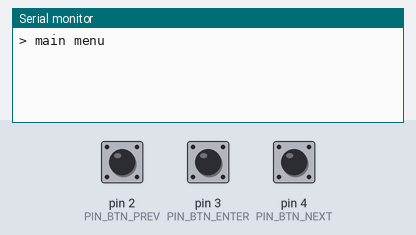
Recording of a sketch running on a simulated Arduino Uno, built with avr-gcc and run on an emulated ATmega328P. Parts: the last lines printed to the serial monitor. The inputs (shaded band) are chosen by the test bench; at power-on: pin 2 (PIN_BTN_PREV) LOW, pin 3 (PIN_BTN_ENTER) LOW, pin 4 (PIN_BTN_NEXT) LOW.

Above: at 1.2 s.
1.3 s: pin 2 (PIN_BTN_PREV) pulled HIGH for 0.15 s
At 1.9 s:
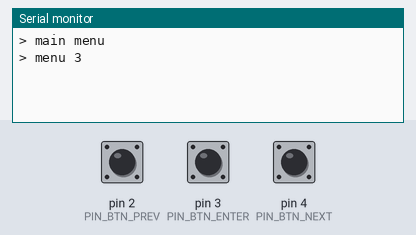
2.9 s: pin 2 (PIN_BTN_PREV) pulled HIGH for 1 s
At 4.3 s:
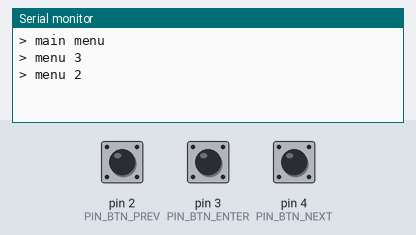
5.4 s: pin 3 (PIN_BTN_ENTER) pulled HIGH for 0.15 s
At 6.2 s:
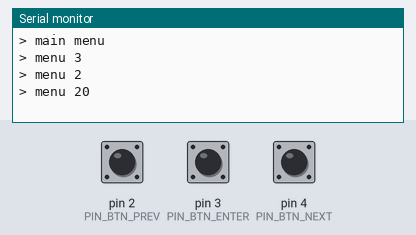
7.0 s: pin 2 (PIN_BTN_PREV) pulled HIGH for 0.15 s
At 7.5 s:
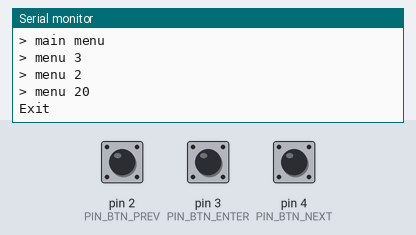
8.6 s: pin 4 (PIN_BTN_NEXT) pulled HIGH for 0.15 s
At 9.9 s:
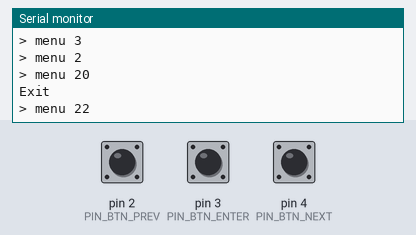
Timing chart, 0 to 11.2 s (numbered marks = the images above; inputs shaded):
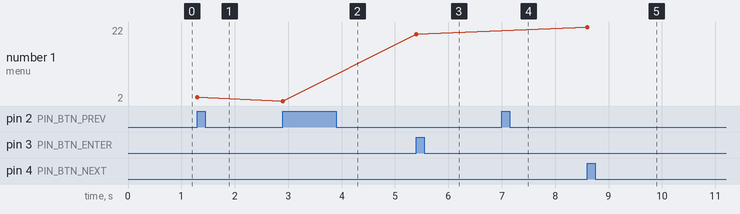

The sketch:

busekmenu.ino
```cpp
#define PIN_BTN_PREV 2
#define PIN_BTN_ENTER 3
#define PIN_BTN_NEXT 4
#define SAMP 100

int id = 0;
int prev_id = -1;
unsigned long prev_millis;
byte tick = LOW;
byte prev_btn_prev = LOW;
byte prev_btn_enter = LOW;
byte prev_btn_next = LOW;
byte btn_prev_click = LOW;
byte btn_enter_click = LOW;
byte btn_next_click = LOW;

void setup()
{
    pinMode(PIN_BTN_PREV, INPUT);
    pinMode(PIN_BTN_ENTER, INPUT);
    pinMode(PIN_BTN_NEXT, INPUT);
    Serial.begin(9600);
    prev_millis = millis();
}

void loop()
{
    // sampling

    sampling();

    // buttons

    button_prev();
    button_enter();
    button_next();
    switch (id)
    {
    case 0:
        message("> main menu");
        if (btn_next_click)
            id = 1;
        if (btn_prev_click)
            id = 3;
        break;
    case 1:
        message("> menu 1");
        if (btn_next_click)
            id = 2;
        if (btn_prev_click)
            id = 0;
        break;
    case 2:
        message("> menu 2");
        if (btn_next_click)
            id = 3;
        if (btn_enter_click)
            id = 20;
        if (btn_prev_click)
            id = 1;
        break;
    case 20:
        message("> menu 20");
        if (btn_next_click)
            id = 21;
        if (btn_prev_click)
            id = 29;
        break;
    case 21:
        message("> menu 21");
        if (btn_next_click)
            id = 22;
        if (btn_prev_click)
            id = 20;
        break;
    case 22:
        message("> menu 22");
        if (btn_next_click)
            id = 29;
        if (btn_prev_click)
            id = 21;
        break;
    case 29:
        message("Exit");
        if (btn_next_click)
            id = 22;
        if (btn_enter_click)
            id = 2;
        if (btn_prev_click)
            id = 20;
        break;
    case 3:
        message("> menu 3");
        if (btn_next_click)
            id = 0;
        if (btn_prev_click)
            id = 2;
        break;
    }
}

void message(char *msg)
{
    if (id != prev_id) //Aby to neblikalo
    {
        Serial.println(msg);
        prev_id = id;
    }
}

void sampling()
{
    unsigned long curr_millis = millis();

    if (curr_millis - prev_millis >= SAMP)
    {
        tick = HIGH;
        prev_millis = curr_millis;
    }
    else
    {
        tick = LOW;
    }
}

void button_prev()
{

    byte curr_btn_prev = digitalRead(PIN_BTN_PREV);

    if (curr_btn_prev != prev_btn_prev && curr_btn_prev == HIGH)
    {
        btn_prev_click = HIGH;
    }
    else
    {
        btn_prev_click = LOW;
    }

    prev_btn_prev = curr_btn_prev;
}

void button_enter()
{

    byte curr_btn_enter = digitalRead(PIN_BTN_ENTER);

    if (curr_btn_enter != prev_btn_enter && curr_btn_enter == HIGH)
    {
        btn_enter_click = HIGH;
    }
    else
    {
        btn_enter_click = LOW;
    }

    prev_btn_enter = curr_btn_enter;
}

void button_next()
{

    byte curr_btn_next = digitalRead(PIN_BTN_NEXT);

    if (curr_btn_next != prev_btn_next && curr_btn_next == HIGH)
    {
        btn_next_click = HIGH;
    }
    else
    {
        btn_next_click = LOW;
    }

    prev_btn_next = curr_btn_next;
}
```

Measured:
- after the input at 1.3 s, the serial monitor: prints a new line at once (image 1)
- after the input at 2.9 s, the serial monitor: prints a new line at once (image 2)
- after the input at 5.4 s, the serial monitor: prints a new line at once (image 3)
- after the input at 7.0 s, the serial monitor: prints a new line at once (image 4)
- after the input at 8.6 s, the serial monitor: prints a new line at once (image 5)
- plotted number 1: 3 → 2 after the input at 2.9 s, 2 → 20 after the input at 5.4 s, 20 → 22 after the input at 8.6 s
